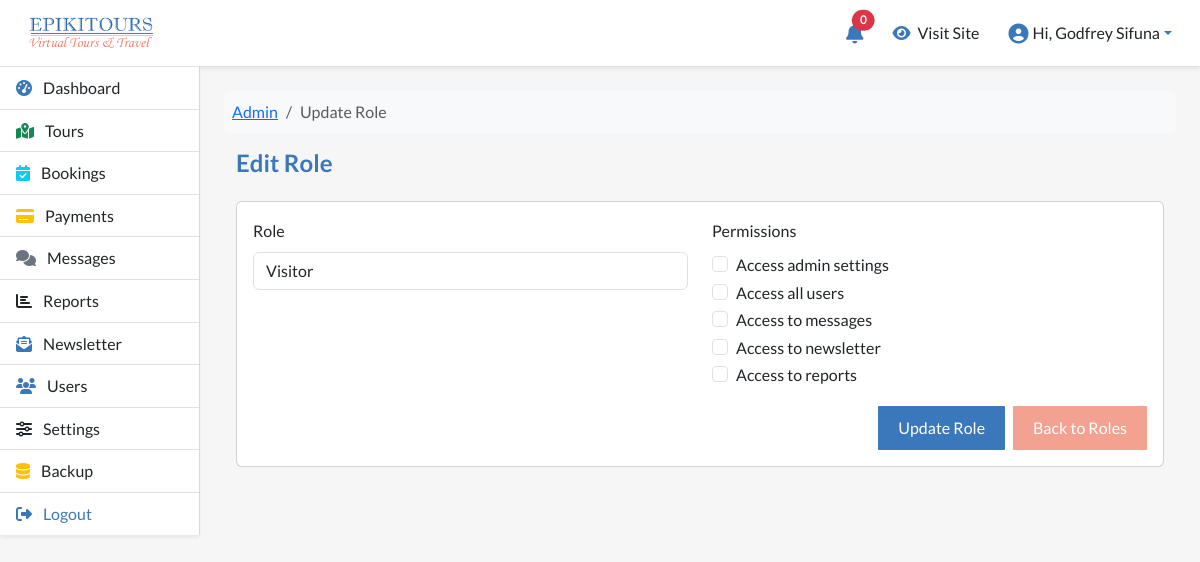
The app's page /manage/users/edit-role.php?id=3 (signed in) with its own data.
### tables this page shows
CREATE TABLE `epi_roles` (
  `id` int NOT NULL,
  `role` varchar(100) NOT NULL,
  `created_at` timestamp NOT NULL DEFAULT CURRENT_TIMESTAMP,
  `updated_at` timestamp NOT NULL DEFAULT CURRENT_TIMESTAMP ON UPDATE CURRENT_TIMESTAMP
);

CREATE TABLE `epi_permissions` (
  `id` int NOT NULL,
  `permission` varchar(100) NOT NULL,
  `created_at` timestamp NOT NULL DEFAULT CURRENT_TIMESTAMP,
  `updated_at` timestamp NOT NULL DEFAULT CURRENT_TIMESTAMP ON UPDATE CURRENT_TIMESTAMP
);

### manage/users/edit-role.php (the view, shortened to what this page needs)
<?php
require_once __DIR__ . '/../../config/database.php';
$roleId = (int) $_GET['id'];
$stmt = $pdo->prepare("SELECT * FROM epi_roles WHERE id = ?");
$stmt->execute([$roleId]);
$role = $stmt->fetch(PDO::FETCH_ASSOC);
$permissions = $pdo->query("SELECT * FROM epi_permissions ORDER BY permission ASC")->fetchAll(PDO::FETCH_ASSOC);
$stmt = $pdo->prepare("SELECT permission_id FROM epi_role_permissions WHERE role_id = ?");
$stmt->execute([$roleId]);
$currentPermissions = $stmt->fetchAll(PDO::FETCH_COLUMN);
?>
<nav aria-label="breadcrumb">
    <ol class="breadcrumb bg-light p-2 rounded mb-3">
        <li class="breadcrumb-item"><a href="<?= BASE_URL ?>dashboard">Admin</a></li>
        <li class="breadcrumb-item active" aria-current="page">Update Role</li>
    </ol>
</nav>
<div class="d-flex">
    <div class="container-fluid">
        <h4 class="mb-0">Edit Role</h4>
        <div class="card mt-4">
            <div class="card-body">
                <form method="POST">
                    <div class="row mb-3">
                        <div class="col-md-6">
                            <label class="form-label">Role</label>
                            <input type="text" name="role" class="form-control" value="<?= ucfirst($role['role']); ?>" readonly>
                        </div>
                        <div class="col-md-6">
                            <label class="form-label">Permissions</label>
                            <?php foreach ($permissions as $perm): ?>
                                <div class="form-check">
                                    <input
                                        class="form-check-input"
                                        type="checkbox"
                                        name="permissions[]"
                                        value="<?= $perm['id'] ?>"
                                        id="perm<?= $perm['id'] ?>"
                                        <?= in_array($perm['id'], $currentPermissions) ? 'checked' : '' ?>>
                                    <label class="form-check-label" for="perm<?= $perm['id'] ?>">
                                        <?= htmlspecialchars($perm['permission']) ?>
                                    </label>
                                </div>
                            <?php endforeach; ?>
                        </div>
                    </div>
                    <div class="d-flex justify-content-end gap-2">
                        <button type="submit" class="btn btn-primary">Update Role</button>
                        <a href="manage-roles" class="btn btn-secondary text-decoration-none">Back to Roles</a>
                    </div>
                </form>
            </div>
        </div>
    </div>
</div>
<?php
include BASE_PATH . 'layouts/admin-layout.php';
?>

### manage/css/custom.css (style rules this page uses)
:root { --primary-color: #3a78bb; --secondary-color: #f3a292; --tertiary-color: #E0F7FA; --white-color: #ffffff; --black-color: #000000; --pale-grey: #f6f6f6; --dark-grey: #333333; }
body { font-family: 'lato', sans-serif; background-color: var(--pale-grey); color: var(--black-color); margin: 0; padding: 0; line-height: 1.6; }
.btn-primary { background-color: var(--primary-color); color: var(--white-color); border: none; padding: 10px 20px; border-radius: 1px; transition: background-color 0.3s ease; }
.btn-secondary { background-color: var(--secondary-color); color: var(--white-color); border: none; padding: 10px 20px; border-radius: 1px; transition: background-color 0.3s ease; }
html { scroll-behavior: smooth; }
h4 { font-weight: 600; color: var(--primary-color); }
.bg-light { transition: box-shadow 0.3s ease-in-out; }
.card { transition: transform 0.4s ease-in-out, box-shadow 0.3s ease-in-out; }
.btn-primary { background-color: var(--primary-color); border-color: var(--primary-color); transition: background-color 0.3s ease-in-out, transform 0.2s ease; }

### records on screen
epi_roles: role "Visitor"
epi_permissions: permission "Access admin settings"
epi_permissions: permission "Access all users"
epi_permissions: permission "Access to messages"
epi_permissions: permission "Access to newsletter"
epi_permissions: permission "Access to reports"

### other values on screen
$unreadCount "0"
$_SESSION['user_name'] "Godfrey Sifuna"
